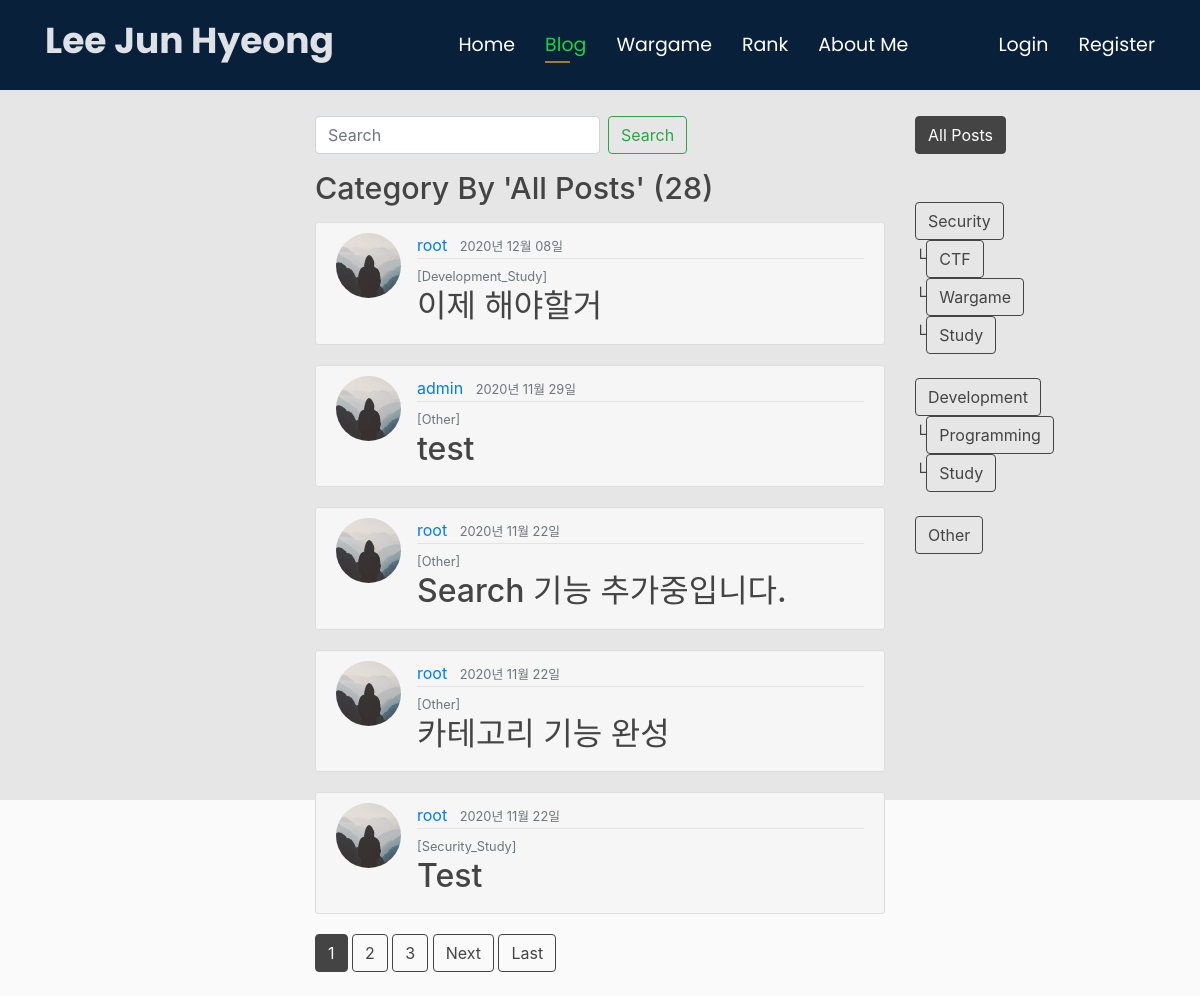
/blog/, run on an earlier commit of the app's database.
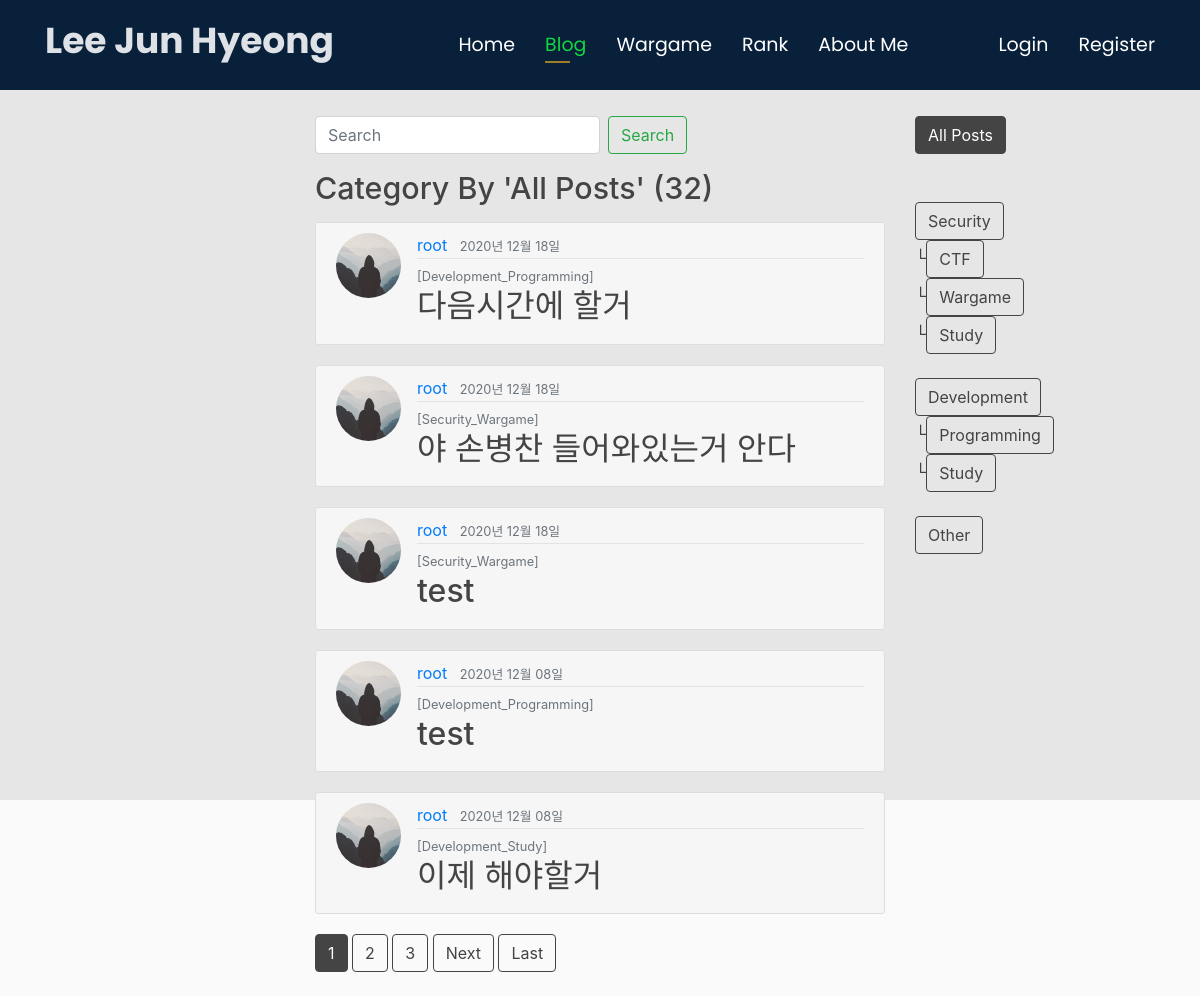
And on a later commit of the database.
### blog/models.py (models this page shows, shortened)
class Post(models.Model):
    category_CHOICES = {
        ('Security_CTF', 'Security_CTF'),
        ('Security_Wargame', 'Security_Wargame'),
        ('Security_Study', 'Security_Study'),
        ('Development_Programming', 'Development_Programming'),
        ('Development_Study', 'Development_Study'),
        ('Other', 'Other'),
    }
    author = models.ForeignKey(
        settings.AUTH_USER_MODEL, on_delete=models.CASCADE)
    title = models.CharField(max_length=100)
    content = RichTextUploadingField(blank=True,null=True)
    liked = models.ManyToManyField(
        settings.AUTH_USER_MODEL, blank=True, related_name='liked')
    date_posted = models.DateTimeField(default=timezone.now)
    category =  models.CharField(null=True,default='none',max_length=100,choices=category_CHOICES)
    objects = PostManager()
    class Meta:
        ordering = ('-date_posted', )

### users/models.py (models this page shows, shortened)
class Profile(models.Model):
    user = models.OneToOneField(User, on_delete=models.CASCADE)
    image = models.ImageField(default='default.jpg', upload_to='profile_pics')
    points = models.IntegerField(default=0)

### blog/views.py (the view)
# urls.py: path('blog/', PostListView.as_view(), name='blog'),
class PostListView(ListView):
    model = Post
    template_name = 'blog/blog.html'
    context_object_name = 'posts'
    paginate_by = 5
    def get_queryset(self):
        try:
            keyword = self.request.GET['category']
        except:
            keyword = ''
        if (keyword != ''):
            object_list = self.model.objects.filter(
                Q(category__icontains=keyword))
        else:
            object_list = self.model.objects.all()
        try:
            keyword2 = self.request.GET['search']
        except:
            keyword2 = ''
        if (keyword2 != ''):
            object_list = self.model.objects.filter(
                Q(title__icontains=keyword2))
        return object_list

### web/templatetags/category_filter.py (called while the page is built)
@register.filter
def category_filter(value):
    value = value.replace('&', '')
    value = value.replace('/', '')
    value = value.replace('?', '')
    value =value.replace('page=', '' )
    value =value.replace('1', '')
    value =value.replace('2', '')
    value =value.replace('3', '')
    value =value.replace('4', '')
    value =value.replace('5', '')
    value =value.replace('6', '')
    value =value.replace('7', '')
    value =value.replace('8', '')
    value =value.replace('9', '')
    value =value.replace('0', '')
    return value

@register.filter
def category_filter2(value):
    value = value.replace('&', '')
    value = value.replace('/', '')
    value = value.replace('?', '')
    value =value.replace('page=', '' )
    value =value.replace('category=', '' )
    value =value.replace('blog', '' )
    value =value.replace('1', '')
    value =value.replace('2', '')
    value =value.replace('3', '')
    value =value.replace('4', '')
    value =value.replace('5', '')
    value =value.replace('6', '')
    value =value.replace('7', '')
    value =value.replace('8', '')
    value =value.replace('9', '')
    value =value.replace('0', '')
    return value

### blog/templates/blog/blog.html (shortened to what the changed rows need)
{% extends "blog/base.html" %}
{% load static %}
{% load category_filter %}
{% block content %}
<form class="form-inline my-3 my-lg-0 pb-3">
	<input class="form-control mr-sm-2" name="search" type="search" placeholder="Search" aria-label="Search" style="width: 50%">
    <input class="btn btn-outline-success my-2 my-sm-0" type="submit" value="Search">
</form>
 <h1 class="mb-3">
	{% if '?category=' in request.get_full_path %}
	{% if request.get_full_path|category_filter2 %}
	<div class="category">Category By '{{ request.get_full_path|category_filter2  }}'({{ page_obj.paginator.count }})</div>
	{% endif %}
	{% elif '?search=' in request.get_full_path %}
	{% if request.get_full_path|safe|category_filter3 %}
	 <div class="category">Search By '{{ request.get_full_path|category_filter3|safe }}'({{ page_obj.paginator.count }})</div>
	{% endif %}
	{% else %}
	 <div class="category">Category By 'All Posts' ({{ page_obj.paginator.count }})</div>
	{% endif %}
</h1>
	{% for post in posts %}
        <article class="media content-section">
          <img class="rounded-circle article-img" src="{{ post.author.profile.image.url }}">
          <div class="media-body">
            <div class="article-metadata">
              <a class="mr-2" href="{% url 'user_posts' post.author.username %}">{{ post.author }}</a>
				<small class="text-muted">{{ post.date_posted|date:"Y년 m월 d일 " }}</small>
            </div>
		 <font size="3em"><small class="text-muted">[{{ post.category|safe }}]</small></font>
		  <h2><a class="article-title" href="{% url 'post_detail' post.pk %}">{{ post.title }}</a></h2>
          </div>
        </article>
    {% endfor %}
    {% if is_paginated %}
      {% for num in page_obj.paginator.page_range %}
        {% if page_obj.number == num %}
          <a class="btn btn-info mb-4" href="?{{ request.get_full_path|category_filter }}&page={{ num }}">{{ num }}</a>
        {% elif num > page_obj.number|add:'-3' and num < page_obj.number|add:'3' %}
          <a class="btn btn-outline-info mb-4" href="?{{ request.get_full_path|category_filter }}&page={{ num }}">{{ num }}</a>
        {% endif %}
      {% endfor %}
      {% if page_obj.has_next %}
        <a class="btn btn-outline-info mb-4" href="?{{ request.get_full_path|category_filter }}&page={{ page_obj.next_page_number }}">Next</a>
        <a class="btn btn-outline-info mb-4" href="?{{ request.get_full_path|category_filter }}&page={{ page_obj.paginator.num_pages }}">Last</a>
      {% endif %}
    {% endif %}
{% endblock content %}

What changed in the data, as far as the page shows it:
no longer on this page (row unchanged): Post: author.profile.image (placeholder picture), author "admin", date_posted "2020년 11월 29일", category "Other", title "test"
no longer on this page (row edited): Post: author.profile.image (placeholder picture), author "root", date_posted "2020년 11월 22일", category "Other", title "Search 기능 추가중입니다."
no longer on this page (row unchanged): Post: author.profile.image (placeholder picture), author "root", date_posted "2020년 11월 22일", category "Other", title "카테고리 기능 완성"
no longer on this page (row unchanged): Post: author.profile.image (placeholder picture), author "root", date_posted "2020년 11월 22일", category "Security_Study", title "Test"
added Post: author.profile.image (placeholder picture), author "root", date_posted "2020년 12월 18일", category "Development_Programming", title "다음시간에 할거"
added Post: author.profile.image (placeholder picture), author "root", date_posted "2020년 12월 18일", category "Security_Wargame", title "야 손병찬 들어와있는거 안다"
added Post: author.profile.image (placeholder picture), author "root", date_posted "2020년 12월 18일", category "Security_Wargame", title "test"
added Post: author.profile.image (placeholder picture), author "root", date_posted "2020년 12월 08일", category "Development_Programming", title "test"
Also different on the page:
{{ page_obj.paginator.count }}: "28" → "32"
